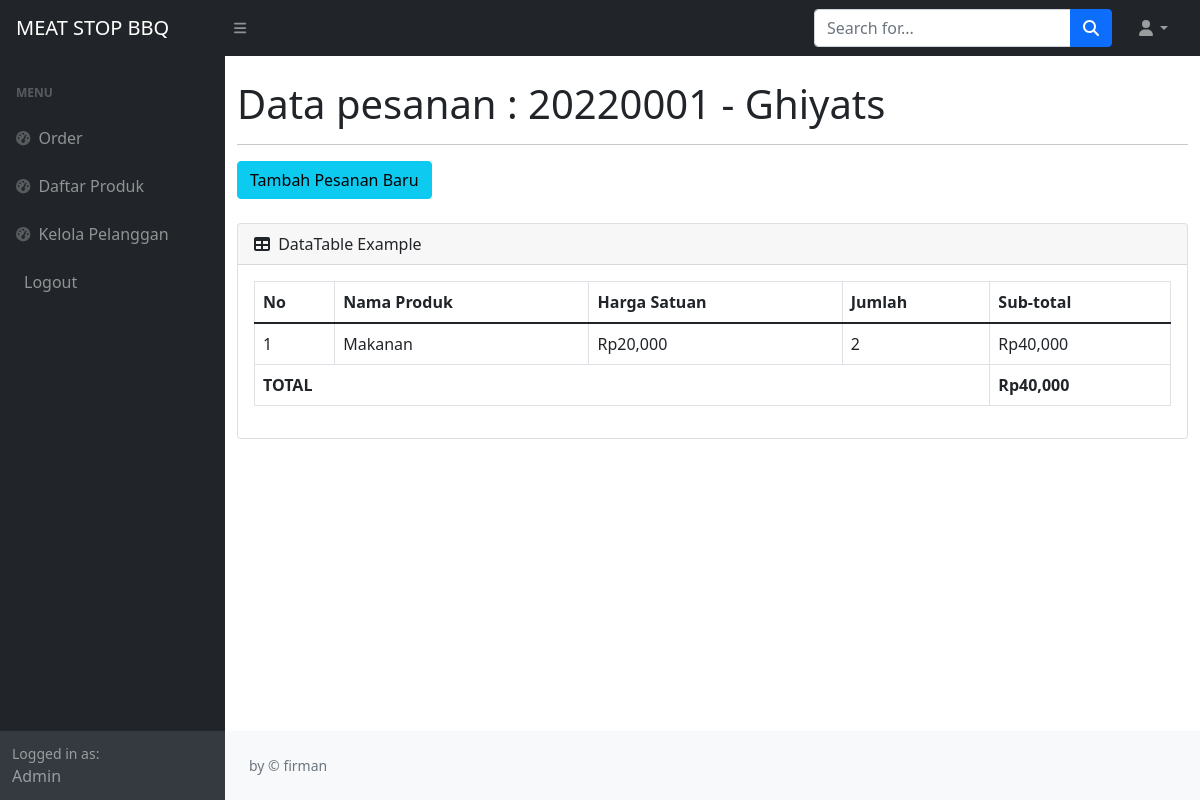
Screenshot of /view.php?idp=20220001 with the database file from the repository.
### tables this page shows
CREATE TABLE `pesanan` (
  `idorder` int(11) NOT NULL,
  `tanggal` timestamp NOT NULL DEFAULT current_timestamp() ON UPDATE current_timestamp(),
  `idpelanggan` int(11) NOT NULL
);

CREATE TABLE `pelanggan` (
  `idpelanggan` int(11) NOT NULL,
  `namapelanggan` varchar(30) NOT NULL,
  `notelp` varchar(15) NOT NULL,
  `alamat` text NOT NULL
);

CREATE TABLE `detailpesanan` (
  `iddetailpesanan` int(11) NOT NULL,
  `idpesanan` int(11) NOT NULL,
  `idproduk` int(11) NOT NULL,
  `qty` int(11) NOT NULL
);

CREATE TABLE `produk` (
  `idproduk` int(11) NOT NULL,
  `namaproduk` varchar(20) NOT NULL,
  `deskripsi` varchar(30) NOT NULL,
  `harga` int(11) NOT NULL,
  `hargaj` int(11) NOT NULL,
  `stock` int(11) NOT NULL
);

### view.php (the view, shortened to what this page needs)
<?php
require 'function.php';
if(isset($_GET['idp'])){
    $idp = $_GET ['idp'];
    $ambilnamapelanggan = mysqli_query($c, "select * from pesanan p, pelanggan pl where p.idpelanggan=pl.idpelanggan and p.idorder='$idp'");
    $np = mysqli_fetch_array($ambilnamapelanggan);
    $namapel = $np['namapelanggan'];
}else {
    header('location:index.php');
}
?>
<!DOCTYPE html>
<html lang="en">
    <head>
        <link href="https://cdn.jsdelivr.net/npm/simple-datatables@latest/dist/style.css" rel="stylesheet" />
        <link href="css/styles.css" rel="stylesheet" />
    </head>
    <body class="sb-nav-fixed">
        <nav class="sb-topnav navbar navbar-expand navbar-dark bg-dark">
            <a class="navbar-brand ps-3" href="index.php">MEAT STOP BBQ</a>
            <button class="btn btn-link btn-sm order-1 order-lg-0 me-4 me-lg-0" id="sidebarToggle" href="#!"><i class="fas fa-bars"></i></button>
            <form class="d-none d-md-inline-block form-inline ms-auto me-0 me-md-3 my-2 my-md-0">
                <div class="input-group">
                    <input class="form-control" type="text" placeholder="Search for..." aria-label="Search for..." aria-describedby="btnNavbarSearch" />
                    <button class="btn btn-primary" id="btnNavbarSearch" type="button"><i class="fas fa-search"></i></button>
                </div>
            </form>
            <ul class="navbar-nav ms-auto ms-md-0 me-3 me-lg-4">
                <li class="nav-item dropdown">
                    <a class="nav-link dropdown-toggle" id="navbarDropdown" href="#" role="button" data-bs-toggle="dropdown" aria-expanded="false"><i class="fas fa-user fa-fw"></i></a>
                </li>
            </ul>
        </nav>
        <div id="layoutSidenav">
            <div id="layoutSidenav_nav">
                <nav class="sb-sidenav accordion sb-sidenav-dark" id="sidenavAccordion">
                    <div class="sb-sidenav-menu">
                        <div class="nav">
                            <div class="sb-sidenav-menu-heading">Menu</div>
                            <a class="nav-link" href="index.php">
                                <div class="sb-nav-link-icon"><i class="fas fa-tachometer-alt"></i></div>
                                Order
                            </a>
                            <a class="nav-link" href="stock.php">
                                <div class="sb-nav-link-icon"><i class="fas fa-tachometer-alt"></i></div>
                                Daftar Produk
                            </a>
                            <a class="nav-link" href="pelanggan.php">
                                <div class="sb-nav-link-icon"><i class="fas fa-tachometer-alt"></i></div>
                                Kelola Pelanggan
                            </a>
                            <a class="nav-link" href="logout.php">
                                Logout
                            </a>
                        </div>
                    </div>
                    <div class="sb-sidenav-footer">
                        <div class="small">Logged in as:</div>
                        Admin
                    </div>
                </nav>
            </div>
            <div id="layoutSidenav_content">
                <main>
                    <div class="container-fluid">
                        <h1 class="mt-4">Data pesanan : <?=$idp;?> - <?=$namapel;?></h1>
<hr>
                        <button type="button" class="btn btn-info mb-4" data-bs-toggle="modal" data-bs-target="#myModal">
                            Tambah Pesanan Baru
                        </button>
                        <div class="card mb-4">
                            <div class="card-header">
                                <i class="fas fa-table me-1"></i>
                                DataTable Example
                            </div>
                            <div class="card-body">
                           <table class="table table-bordered" id="example" width="100%" cellspacing="0">
                                    <thead>
                                        <tr>
                                            <th>No</th>
                                            <th>Nama Produk</th>
                                            <th>Harga Satuan</th>
                                            <th>Jumlah</th>
                                            <th>Sub-total</th>
                                        </tr>
                                    </thead>
                                    <tbody>
                                    <?php
                                        $get = mysqli_query($c,"select  * from detailpesanan p, produk pr where p.idproduk=pr.idproduk and idpesanan='$idp'");
                                        $i = 1;
                                        $total = 0 ;
                                        while($p=mysqli_fetch_array($get)){
                                        $qty = $p['qty'];
                                        $hargaj = $p['hargaj'];
                                        $namaproduk = $p['namaproduk'];
                                        $subtotal = $qty*$hargaj;
                                        $total += $subtotal;
                                   ?>
                                        <tr>
                                            <td><?=$i++;?></td>
                                            <td><?=$namaproduk;?></td>
                                            <td>Rp<?=number_format($hargaj);?></td>
                                            <td><?=number_format($qty);?></td>
                                            <td>Rp<?=number_format($subtotal);?></td>
                                           </tr>
                                        <?php
                                        };
                                        ?> <tr>
                                        <td colspan="4"><b>TOTAL</b></td>
                                        <td><b>Rp<?=number_format($total);?></b></td>
                                        </tr>
                                    </tbody>
                                </table>
                            </div>
                        </div>
                    </div>
                </main>
                <footer class="py-4 bg-light mt-auto">
                    <div class="container-fluid px-4">
                        <div class="d-flex align-items-center justify-content-between small">
                            <div class="text-muted">by &copy; firman</div>
                        </div>
                    </div>
                </footer>
            </div>
        </div>
    </body>
</html>

### rows the page displays
pesanan: idpelanggan.namapelanggan "Ghiyats"
detailpesanan: idproduk.namaproduk "Makanan", idproduk.hargaj "20,000", qty "2", qty.hargaj "40,000"

### other values shown
$idp "20220001"
$total "40,000"
